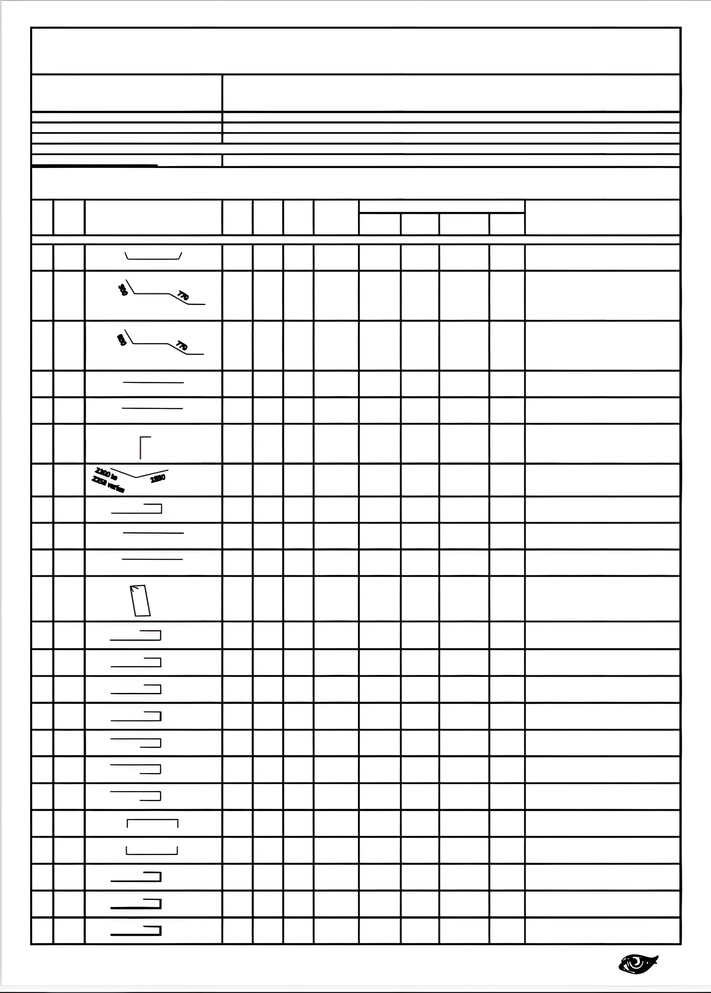
#> input picture Main/Pages/q.png, 711 x 993 px, shrunk from 3520 x 4920 before the run; its folder holds only this picture in this run
$ jupyter execute column_cropping.ipynb
#> lines starting #> are read from the running program, lines starting #| are printed output that depends on the picture; after the words box and inside, x2 and y2 are one past the last pixel; in counts of white or black regions, pixels touching at a corner belong together
## Column Cropping

[cell 1]
import os
import cv2
import numpy as np
import matplotlib.pyplot as plt

# Define input and output directories
input_dir = "Pages"
output_dir = "CC"

# Create output directory if it doesn't exist
os.makedirs(output_dir, exist_ok=True)

# Function to process each image
def process_image(img_path):
    # Read the image using OpenCV
#> called with img_path = 'Pages/q.png'
    img = cv2.imread(img_path, cv2.IMREAD_GRAYSCALE)

    # Apply Gaussian blur to reduce noise
    blurred_img = cv2.GaussianBlur(img, (5, 5), 0)
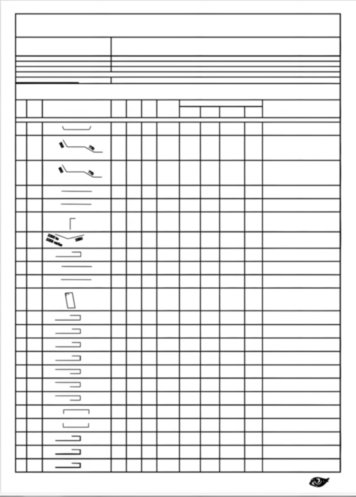
#> blurred_img: shape (993, 711) (shown at 1/2 size); min 2, max 255, mean 230.7

    # Apply Canny edge detection
    edges = cv2.Canny(blurred_img, 50, 150, apertureSize=3)
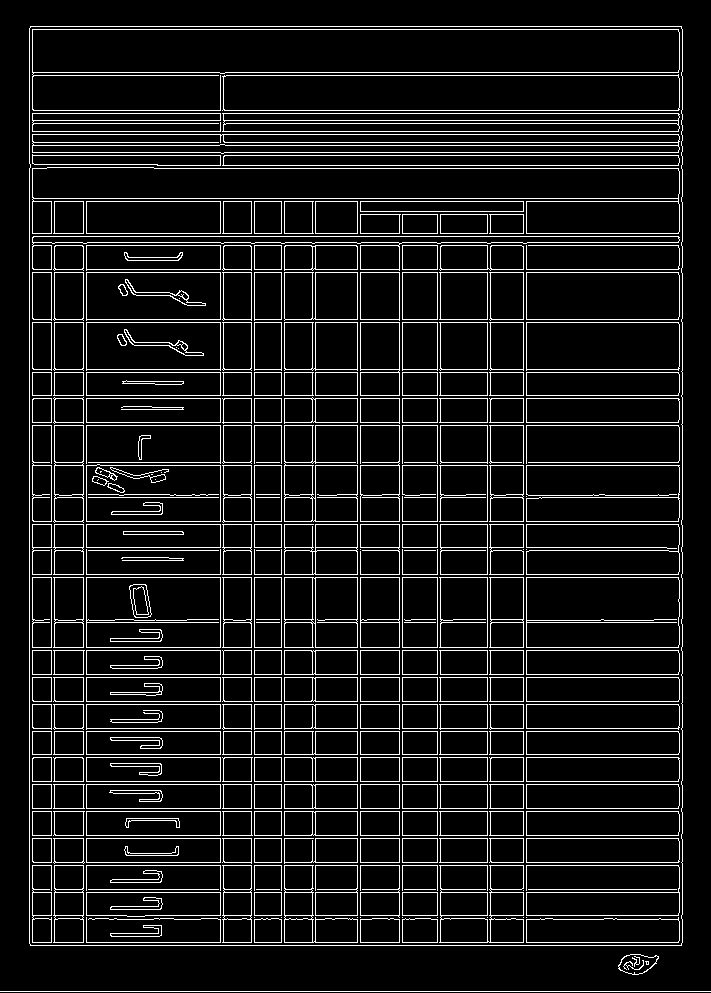
#> edges: shape (993, 711); 9.3% white in thin lines or dots

    # Find contours using hierarchical contouring
    contours, hierarchy = cv2.findContours(edges, cv2.RETR_TREE, cv2.CHAIN_APPROX_SIMPLE)
#> contours = 652 contours, 95 with area under 20; largest, box (x1, y1, x2, y2) and area: (29, 26, 683, 946) 599998, (29, 26, 683, 946) 599996, (32, 29, 680, 111) 27826, (32, 29, 680, 74) 27819, (32, 167, 680, 234) 25012

    # Detect lines using probabilistic Hough transform
    lines = cv2.HoughLinesP(edges, rho=1, theta=np.pi/180, threshold=100, minLineLength=100, maxLineGap=10)
#> lines = 102 rows, first 6: [29, 943, 29, 28], [682, 942, 682, 29], [254, 945, 254, 198], [220, 945, 220, 198], [223, 945, 223, 198], [0, 991, 710, 991]

    # Draw lines on a copy of the original image
    lines_img = cv2.cvtColor(img, cv2.COLOR_GRAY2BGR)
    vertical_lines = []
    if lines is not None:
        for line in lines:
            x1, y1, x2, y2 = line[0]
            if abs(x1 - x2) < abs(y1 - y2):
                cv2.line(lines_img, (x1, y1), (x2, y2), (0, 255, 0), 2)
                vertical_lines.append(int((x1 + x2) / 2))
#> this loop made 102 passes
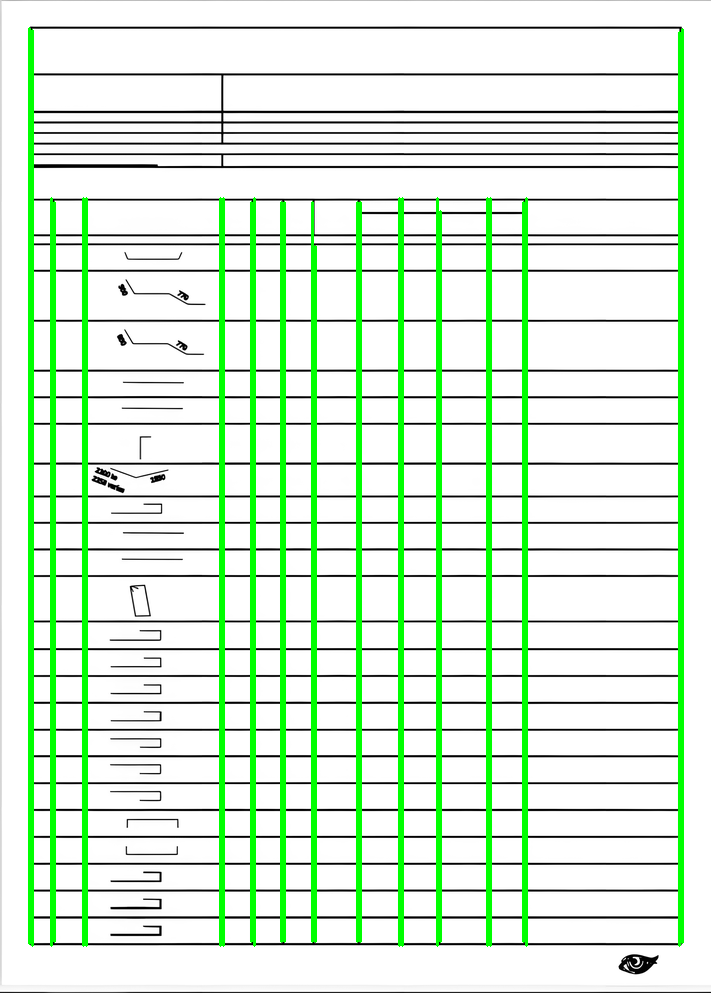
#> lines_img: shape (993, 711, 3); mean B, G, R 216.9, 238.5, 216.9
#> after the loop, vertical_lines = 26 values, max 682 at index 1, min 29 at index 0, mean 317.6

    # Set minimum distance between vertical lines
    min_distance = 20  # Adjust this value as per your requirement

    # Sort vertical line x-coordinates
    vertical_lines.sort()

    # Filter out consecutive lines that are too close
    filtered_vertical_lines = [vertical_lines[0]]
#> filtered_vertical_lines = [29]
    for i in range(1, len(vertical_lines)):
        if vertical_lines[i] - filtered_vertical_lines[-1] > min_distance:
            filtered_vertical_lines.append(vertical_lines[i])
#> this loop made 25 passes
#> after the loop, filtered_vertical_lines = [29, 51, 83, 220, 251, 281, 312, 357, 399, 437, 487, 523, 679]

    # Variable to store the column with the most contours
    max_width = 0
    best_column_img = None
    best_column_contours = None
    best_x1 = 0
    best_x2 = 0

    # Iterate over pairs of vertical lines to find contours between them
    for i in range(len(filtered_vertical_lines) - 1):
        x1 = filtered_vertical_lines[i]
        x2 = filtered_vertical_lines[i + 1]

        # Filter contours within the current column
        column_contours = []
        for contour in contours:
            x, y, w, h = cv2.boundingRect(contour)
            if x1 + min_distance < x < x2 - min_distance:
                column_contours.append(contour)

        # If this column spans the entire width of the image, update the best column
        if x2 - x1 > max_width:
            max_width = x2 - x1
            best_column_img = img[:, x1:x2]
            best_column_contours = column_contours
            best_x1 = x1
            best_x2 = x2
#> this loop made 12 passes
#> (x1, x2, max_width, best_x1, best_x2) on passes 1, 2, 3, 12: (29, 51, 22, 29, 51), (51, 83, 32, 51, 83), (83, 220, 137, 83, 220), (523, 679, 156, 523, 679)
#> pass 3, in process_image, `best_column_img = img[:, x1:x2]`:
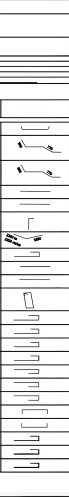
#> best_column_img: shape (993, 137) (shown at 1/2 size); min 0, max 255, mean 229.2
#> after the loop:
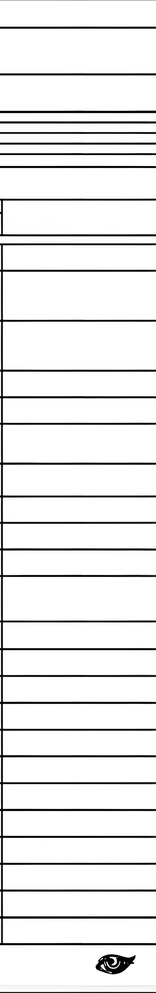
#> best_column_img: shape (993, 156); min 0, max 255, mean 234.7
#> after the loop, best_x1 = 523; best_x2 = 679; max_width = 156

    # Prepare output filenames
    img_name = os.path.basename(img_path)
    output_img_path = os.path.join(output_dir, img_name)

    # Save the processed image
    if best_column_img is not None:
        cv2.imwrite(output_img_path, best_column_img)

    return lines_img, best_column_img, best_column_contours

# Process each image in the input directory
for filename in os.listdir(input_dir):
    if filename.endswith(".png") or filename.endswith(".jpg"):  # Adjust file extensions as needed
        img_path = os.path.join(input_dir, filename)

        # Process the image
        lines_img, cropped_img, contours = process_image(img_path)
#> contours = 6 contours, 4 with area under 20; largest, box (x1, y1, x2, y2) and area: (618, 954, 659, 975) 566, (618, 954, 659, 975) 542

        # Plot and show the images side by side
        fig, axes = plt.subplots(1, 3, figsize=(15, 5))

        # Original image with detected vertical lines
        axes[0].imshow(lines_img)
        axes[0].set_title('Vertical Lines')
        axes[0].axis('off')

        if cropped_img is not None:
            # Cropped column with contours
            axes[1].imshow(cropped_img, cmap='gray')
            axes[1].set_title('Cropped Column')
            axes[1].axis('off')

            # Column with drawn contours
            best_column_contour_img = cv2.cvtColor(cropped_img, cv2.COLOR_GRAY2BGR)
            for contour in contours:
                cv2.drawContours(best_column_contour_img, [contour], -1, (0, 255, 0), 2)
#> this loop made 6 passes

            axes[2].imshow(best_column_contour_img)
            axes[2].set_title('Column with Contours')
            axes[2].axis('off')

        plt.tight_layout()
        plt.show()

$ run again, on Main/Pages/u.png
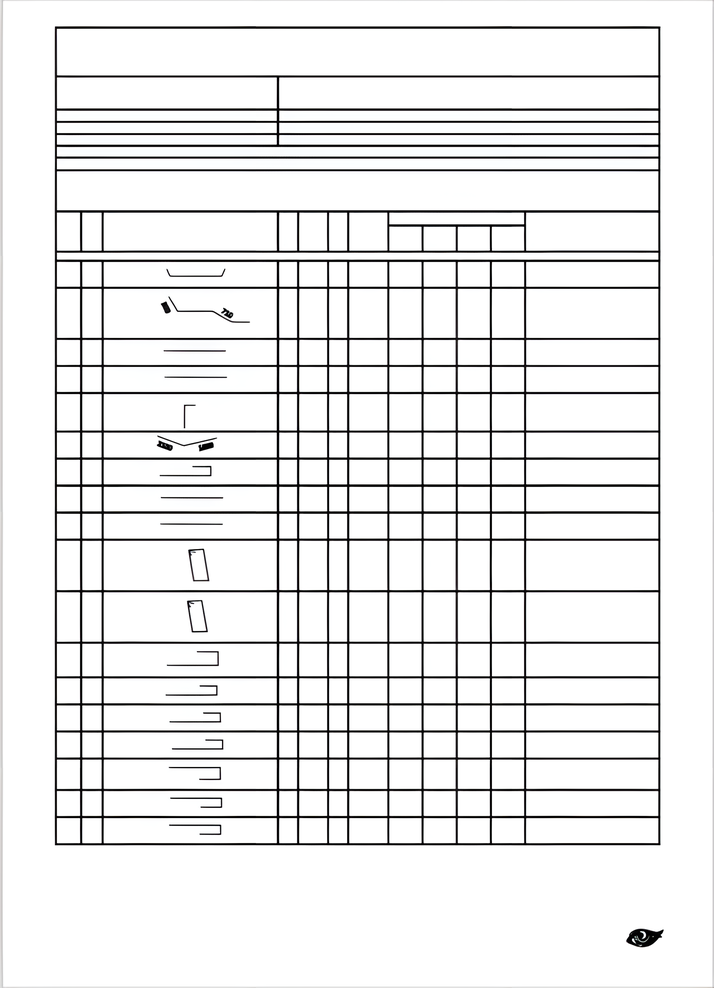
#> input picture Main/Pages/u.png, 714 x 988 px, shrunk from 2790 x 3860 before the run
#> in process_image, `edges = cv2.Canny(blurred_img, 50, 150, apertureSize=3)`:
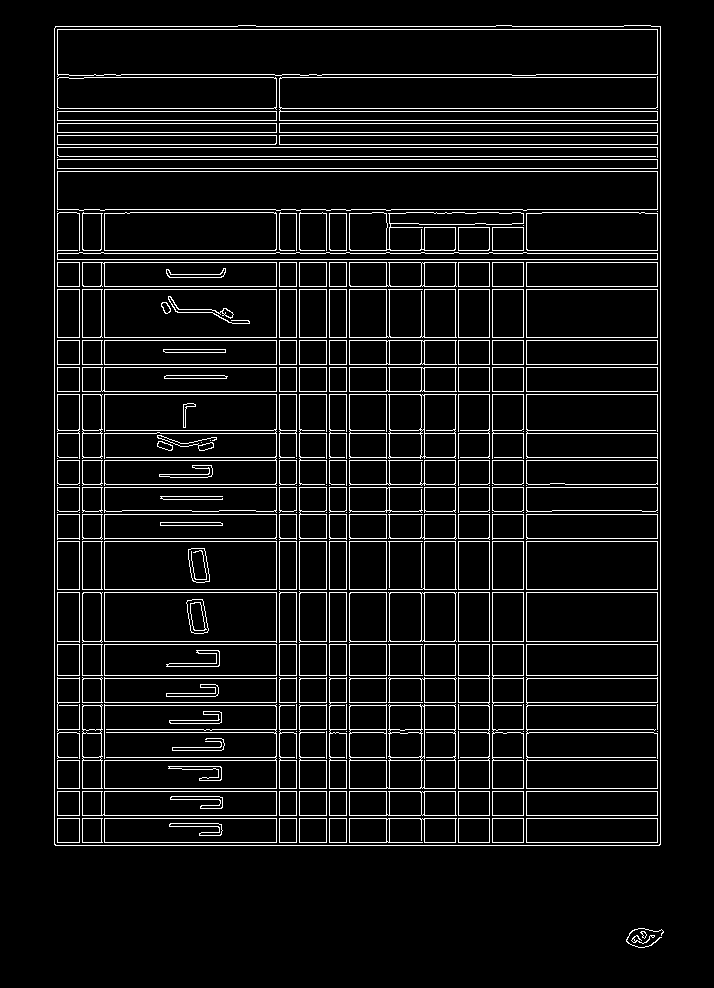
#> edges: shape (988, 714); 7.5% white in thin lines or dots, all inside (x1, y1, x2, y2) = (54, 25, 664, 948)
#> in process_image, `contours, hierarchy = cv2.findContours(edges, cv2.RETR_TREE, cv2.CHAIN..`: contours = 487 contours, 75 with area under 20; largest, box (x1, y1, x2, y2) and area: (54, 25, 661, 846) 496372, (54, 25, 661, 846) 496368, (57, 29, 658, 77) 27084, (57, 29, 658, 76) 27081, (57, 171, 658, 211) 22839
#> lines = 88 rows, first 6: [660, 844, 660, 26], [57, 845, 57, 26], [54, 844, 54, 28], [657, 845, 657, 26], [58, 171, 656, 171], [58, 842, 656, 842]
#> the loop in process_image, `for line in lines:` made 88 passes
#> after the loop in process_image, `for line in lines:`: vertical_lines = 26 values, max 660 at index 0, min 54 at index 2, mean 340.7
#> in process_image, `filtered_vertical_lines = [vertical_lines[0]]`: filtered_vertical_lines = [54]
#> the loop in process_image, `for i in range(1, len(vertical_lines)):` made 25 passes
#> after the loop in process_image, `for i in range(1, len(vertical_lines)):`: filtered_vertical_lines = [54, 79, 101, 276, 299, 326, 349, 386, 421, 455, 489, 523, 657]
#> the loop in process_image, `for i in range(len(filtered_vertical_lines) - 1):` made 12 passes
#> (x1, x2, max_width, best_x1, best_x2) on passes 1, 3: (54, 79, 25, 54, 79), (101, 276, 175, 101, 276)
#> after the loop in process_image, `for i in range(len(filtered_vertical_lines) - 1):`: best_x1 = 101; best_x2 = 276; max_width = 175
#> `lines_img, cropped_img, contours = process_image(img_path)`: contours = 43 contours, 5 with area under 20; largest, box (x1, y1, x2, y2) and area: (188, 548, 210, 583) 582, (188, 548, 210, 583) 580, (186, 599, 209, 634) 568, (186, 599, 209, 634) 566, (190, 602, 207, 631) 315
#> the loop `for contour in contours:` made 43 passes
#> contour on passes 24, 27: [[201, 442]], [[210, 440]]
#> after the loop `for contour in contours:`:
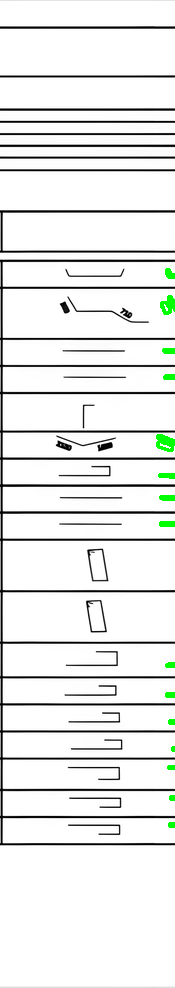
#> best_column_contour_img: shape (988, 175, 3); mean B, G, R 232.5, 234.4, 232.5

$ run again, on Main/Pages/v.png
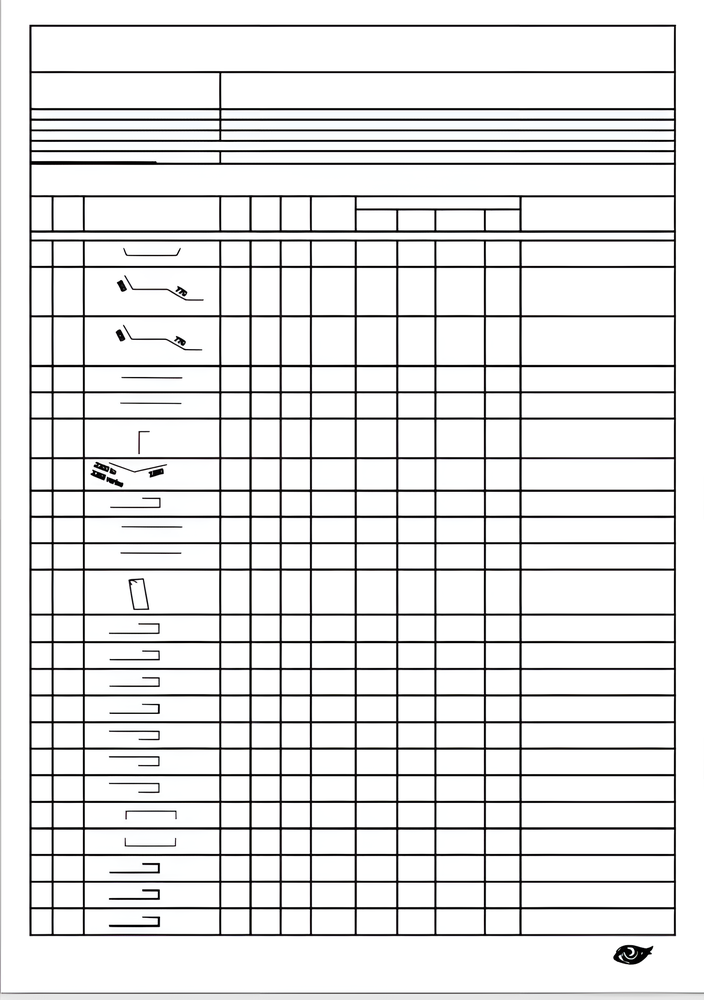
#> input picture Main/Pages/v.png, 704 x 1000 px, shrunk from 2710 x 3850 before the run
#> in process_image, `edges = cv2.Canny(blurred_img, 50, 150, apertureSize=3)`:
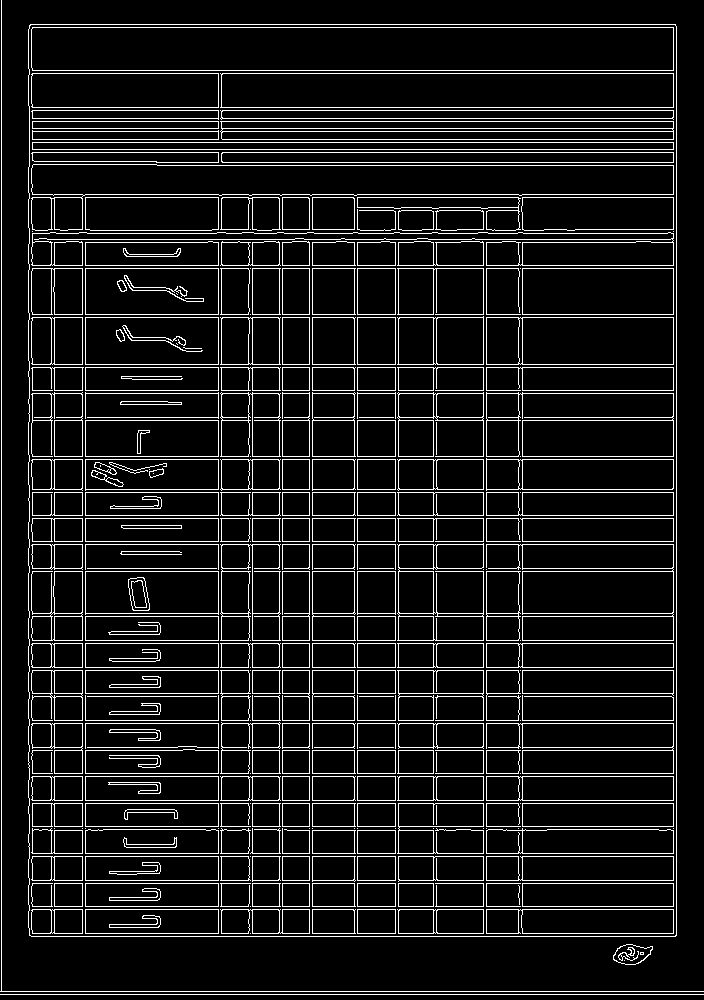
#> edges: shape (1000, 704); 9.5% white in thin lines or dots
#> in process_image, `contours, hierarchy = cv2.findContours(edges, cv2.RETR_TREE, cv2.CHAIN..`: contours = 623 contours, 120 with area under 20; largest, box (x1, y1, x2, y2) and area: (28, 24, 677, 937) 590639, (28, 24, 677, 937) 590635, (31, 27, 674, 71) 27602, (31, 27, 674, 71) 27600, (31, 164, 674, 231) 20303
#> lines = 113 rows, first 6: [1, 994, 1, 0], [676, 935, 676, 26], [486, 936, 486, 194], [282, 936, 282, 194], [0, 994, 703, 994], [221, 936, 221, 195]
#> the loop in process_image, `for line in lines:` made 113 passes
#> after the loop in process_image, `for line in lines:`: vertical_lines = 33 values, max 676 at index 1, min 1 at index 0, mean 289.8
#> in process_image, `filtered_vertical_lines = [vertical_lines[0]]`: filtered_vertical_lines = [1]
#> the loop in process_image, `for i in range(1, len(vertical_lines)):` made 32 passes
#> after the loop in process_image, `for i in range(1, len(vertical_lines)):`: filtered_vertical_lines = [1, 28, 51, 82, 218, 249, 279, 309, 354, 395, 433, 483, 518, 673]
#> the loop in process_image, `for i in range(len(filtered_vertical_lines) - 1):` made 13 passes
#> (x1, x2, max_width, best_x1, best_x2) on passes 1, 3, 4, 13: (1, 28, 27, 1, 28), (51, 82, 31, 51, 82), (82, 218, 136, 82, 218), (518, 673, 155, 518, 673)
#> after the loop in process_image, `for i in range(len(filtered_vertical_lines) - 1):`:
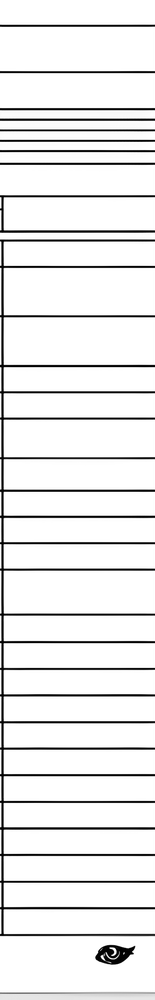
#> best_column_img: shape (1000, 155); min 0, max 255, mean 233.7
#> after the loop in process_image, `for i in range(len(filtered_vertical_lines) - 1):`: best_x1 = 518; best_x2 = 673; max_width = 155
#> `lines_img, cropped_img, contours = process_image(img_path)`: contours = 8 contours, 4 with area under 20; largest, box (x1, y1, x2, y2) and area: (613, 944, 653, 965) 558, (613, 944, 653, 965) 538, (618, 947, 639, 961) 58, (628, 947, 635, 956) 23
#> the loop `for contour in contours:` made 8 passes
#> contour on passes 3 to 4: [[624, 960]], [[640, 952], [640, 954], [643, 954], [643, 952]]
